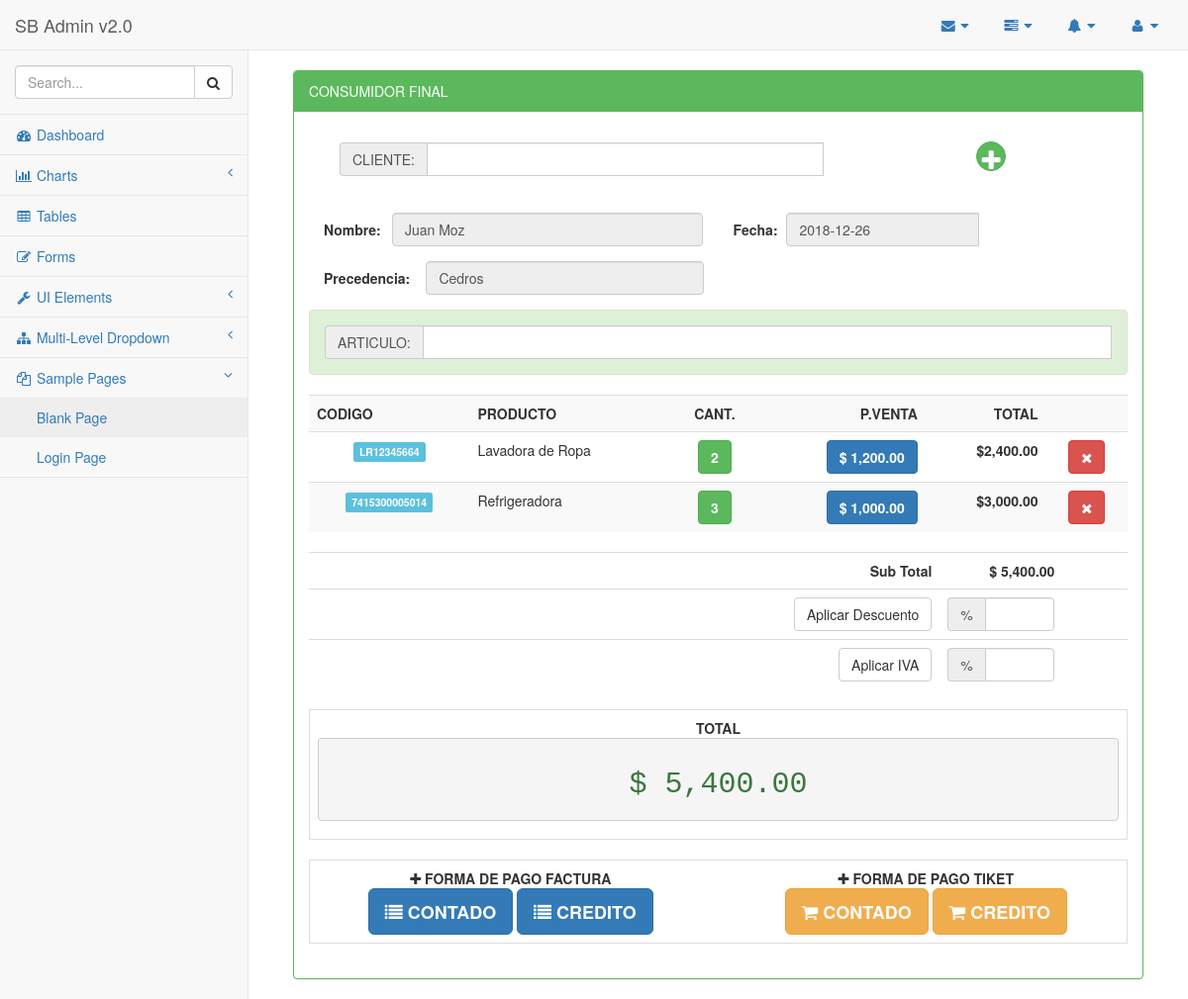
/venta/Vis_ventas.php, run on the app's committed database.
### tables this page shows
CREATE TABLE `cliente_temp` (
  `id_cliente_temp` int(10) NOT NULL,
  `id_cliente` int(10) DEFAULT NULL,
  `fecha` date DEFAULT NULL
);

CREATE TABLE `tb_cliente` (
  `id_cliente` int(11) NOT NULL,
  `nombre_cliente` varchar(40) DEFAULT NULL,
  `dir_cliente` varchar(100) DEFAULT NULL,
  `dui` varchar(15) DEFAULT NULL,
  `tel` varchar(15) DEFAULT NULL
);

CREATE TABLE `articulos` (
  `idarticulos` int(11) NOT NULL,
  `codigo` varchar(45) DEFAULT NULL,
  `nombre` varchar(45) DEFAULT NULL,
  `cantidad` int(11) DEFAULT NULL,
  `valor` float DEFAULT NULL,
  `marca` varchar(45) DEFAULT NULL,
  `estado` varchar(45) DEFAULT NULL,
  `unidad` int(11) DEFAULT NULL
);

CREATE TABLE `venta_temp` (
  `id_venta` int(10) NOT NULL,
  `id_articulo` int(10) DEFAULT NULL,
  `cantidad` int(10) DEFAULT NULL
);

CREATE TABLE `inventario` (
  `idinventario` int(11) NOT NULL,
  `id_articulos` int(11) DEFAULT NULL,
  `stock` int(11) DEFAULT NULL,
  `stockMinimo` int(11) DEFAULT NULL,
  `pv` float DEFAULT NULL,
  `cant` int(11) DEFAULT NULL
);

### venta/Vis_ventas.php (the view, shortened to what the rows shown need)
<?php
include_once '../conexion/php_conexion.php';
include_once '../funciones.php';
?>
<!DOCTYPE html>
<html lang="en">
<head>
    <link href="../vendor/bootstrap/css/bootstrap.min.css" rel="stylesheet">
    <link href="../vendor/metisMenu/metisMenu.min.css" rel="stylesheet">
    <link href="../dist/css/sb-admin-2.css" rel="stylesheet">
    <link href="../vendor/font-awesome/css/font-awesome.min.css" rel="stylesheet" type="text/css">
</head>
<body>
    <div id="wrapper">
        <div id="page-wrapper">
            <div class="container-fluid">
                <div class="row">
                    <div class="col-md-12">
                        <br/>
                         <div class="panel panel-green">
                        <div class="panel-body">
            <div class="row">
                <div class="col-md-12">
                        <?php
                        $ocultar=mysqli_query($conexion,"SELECT * FROM cliente_temp");
                        if (mysqli_num_rows($ocultar)>0) {
                                $pa=mysqli_query($conexion,"SELECT * FROM cliente_temp, tb_cliente WHERE cliente_temp.id_cliente=tb_cliente.id_cliente");
                                while($row=mysqli_fetch_array($pa)){
                            ?>
                              <div class="col-md-6">
                                    <form class="form-horizontal" role="form">
                                        <div class="form-group">
                                            <label class="col-md-2 control-label">Nombre:</label>
                                            <div class="col-md-10">
                                                <input type="text" class="form-control" readonly="" value="<?php echo $row['nombre_cliente']; ?>">
                                            </div>
                                        </div>
                                        <div class="form-group">
                                            <label class="col-md-3 control-label">Precedencia:</label>
                                            <div class="col-md-9">
                                                <input type="text" class="form-control" disabled="" value="<?php echo $row['dir_cliente']; ?>" name="dir">
                                            </div>
                                        </div>
                                    </form>
                            </div>
                             <div class="col-md-6">
                                    <form class="form-horizontal" role="form">
                                        <div class="form-group">
                                            <label class="col-md-2 control-label">Fecha:</label>
                                                <div class="input-group m-t-10">
                                                    <input type="email" id="example-input2-group2" value="<?php echo $row['fecha']; ?>" name="example-input2-group2" class="form-control" disabled="">
                                            </div>
                                            </div>
                                        </div>
                            </div>
                        <?php } }?>
          <div class="col-md-12">
                <div class="table-responsive">
                        <table class="table table-striped">
                            <?php
                                $neto=0;$item=0;$total=0;
                                $pa=mysqli_query($conexion,"SELECT * FROM venta_temp, inventario WHERE  venta_temp.id_articulo=inventario.id_articulos");
                                while($row=mysqli_fetch_array($pa)){
                                    if ($row['stock'] == 0) {
                                        $aviso=' <a href="#m'.$row['id_articulo'].'" role="button" class="btn btn-danger btn-mini" data-toggle="modal" title="Cambiar Cantidad" accesskey="c">
                                            <strong>Sin stock</strong>
                                        </a>';
                                    }
                                    else{
                                        $aviso=' <a href="#m'.$row['id_articulo'].'" role="button" class="btn btn-success btn-mini" data-toggle="modal" title="Cambiar Cantidad" accesskey="c">
                                            <strong>'.$row['cantidad'].'</strong>
                                        </a>';
                                    }
                                        $new=$row['pv'];
                                    $importe=$row['cantidad']*$new;
                                    $neto=$neto+$importe;
                    $consultaAr=mysqli_query($conexion,"SELECT * FROM articulos WHERE idarticulos=".$row['id_articulo']."");
                        while($row=mysqli_fetch_array($consultaAr)){
                            ?>
                            <tr>
                             <td align="center"><span class="label label-info"> <?php echo $row['codigo']; ?></span></td>
                                <td><?php echo $row['nombre'];  ?></td>
                                <td>
                                    <center>
                                      <?php echo $aviso; ?>
                                    </center>
                                </td>
                                <td>
                                <div align="right">
                                        <a  href="#p<?php echo $row['idarticulos']; ?>" role="button" class="btn btn-primary btn-mini" data-toggle="modal" title="Cambiar Precio" accesskey="p">
                                            <strong><?php echo '$ '.formato($new); ?></strong>
                                        </a>
                                </div>
                                </td>
                                <td><div align="right"><strong><?php echo '$'.formato($importe); ?></div></strong></td>
                                <td>
                                    <center>
                                        <a href="index.php?del=<?php echo $row['id_articulo']; ?>"  class="btn btn-danger" title="Eliminar">
                                            <i class="fa fa-times" ></i>
                                        </a>
                                    </center>
                                </td>
                            </tr>
                      <?php }?>
                            <?php } ?>
                        </table>
                    </div>
                                     <?php
                                     $d=0;
                                            $descuento=$neto*$d/100;
                                            $total=$neto-$descuento;
                                        ?>
                                     <?php
                                     $iv=0;
                                            $impuesto=$neto*$iv/100;
                                        ?>
                    </div>
                    <div class="span4">
                        <table class="table table-bordered">
                            <tr>
                                <td>
                                    <center><strong>TOTAL</strong>
                                    <pre><h2 class="text-success" align="center">$ <?php echo formato($total+$impuesto); ?></h2></pre>
                                </td>
                            </tr>
                        </table>
                    </div>
                </div>
            </div>
                    </div>
                </div>
            </div>
        </div>
    </div>
    </div>
</body>
</html>

### data on the page
cliente_temp: id_cliente.nombre_cliente "Juan Moz", dir "Cedros", example-input2-group2 "2018-12-26"
venta_temp: cantidad "2", cantidad.pv "2,400.00"
articulos: codigo "LR12345664", nombre "Lavadora de Ropa"
inventario: pv "1,200.00"
venta_temp: cantidad "3", cantidad.pv "3,000.00"
articulos: codigo "7415300005014", nombre "Refrigeradora"
inventario: pv "1,000.00"

### other printed values
formato($neto) "5,400.00"
formato($total+$impuesto) "5,400.00"
